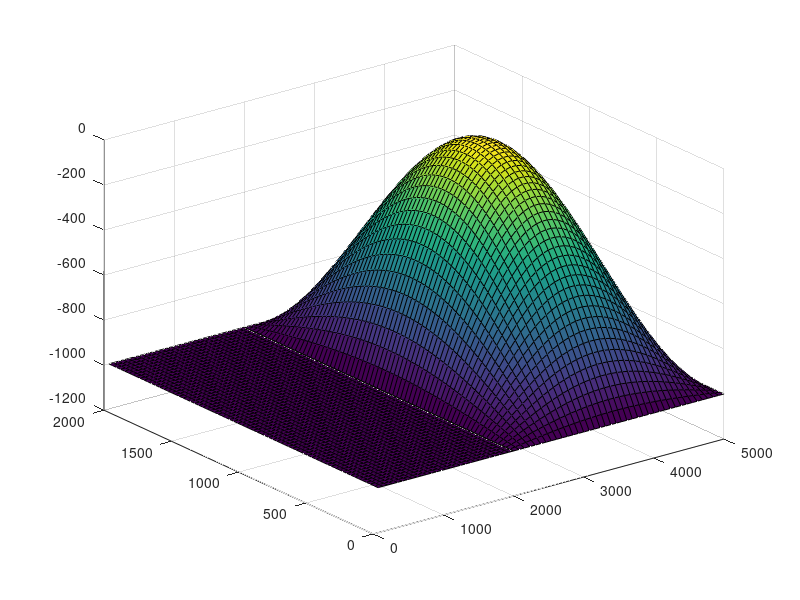

Here is the MATLAB script that generated this plot: (Note: this script raises an error after producing the figure.)
% figure fond ocean cas 1 et 2 piur le  7.3)

h0=1000;
h1=20;
a=2000;
b=5000;


x1 = linspace(0,2000,30);
x=linspace(2000,5000,40);
y=linspace(0,2000,70);

[X,Y] = meshgrid(x,y);
[X1,Y1] = meshgrid(x1,y);


Z1=-1000*X1./X1;
Z=-(h0-(h0-h1)*sin((3.14159265358979323846*(X-a))/(b-a)).*sin((3.14159265358979323846*Y)/2000));



figure
surf(X,Y,Z)

hold on

surf(X1,Y1,Z1)



xlabel('X[m]', 'fontsize', fs)
ylabel('Y[m]', 'fontsize', fs)
zlabel('Z[m]', 'fontsize', fs)
colorbar
close

%figure en 2D pour le cas 1

z= -(h0-(h0-h1)*sin((3.14159265358979323846*(x-a))/(b-a)));
figure
plot(x,z,'-', 'linewidth', 2.5);


grid on


xlabel('$x[m]$','interpreter', 'latex','fontsize',2)
ylabel('$z[m]$','interpreter', 'latex','fontsize',2)

ax=gca;
ax.FontName = 'Times';
ax.FontSize = 15;





